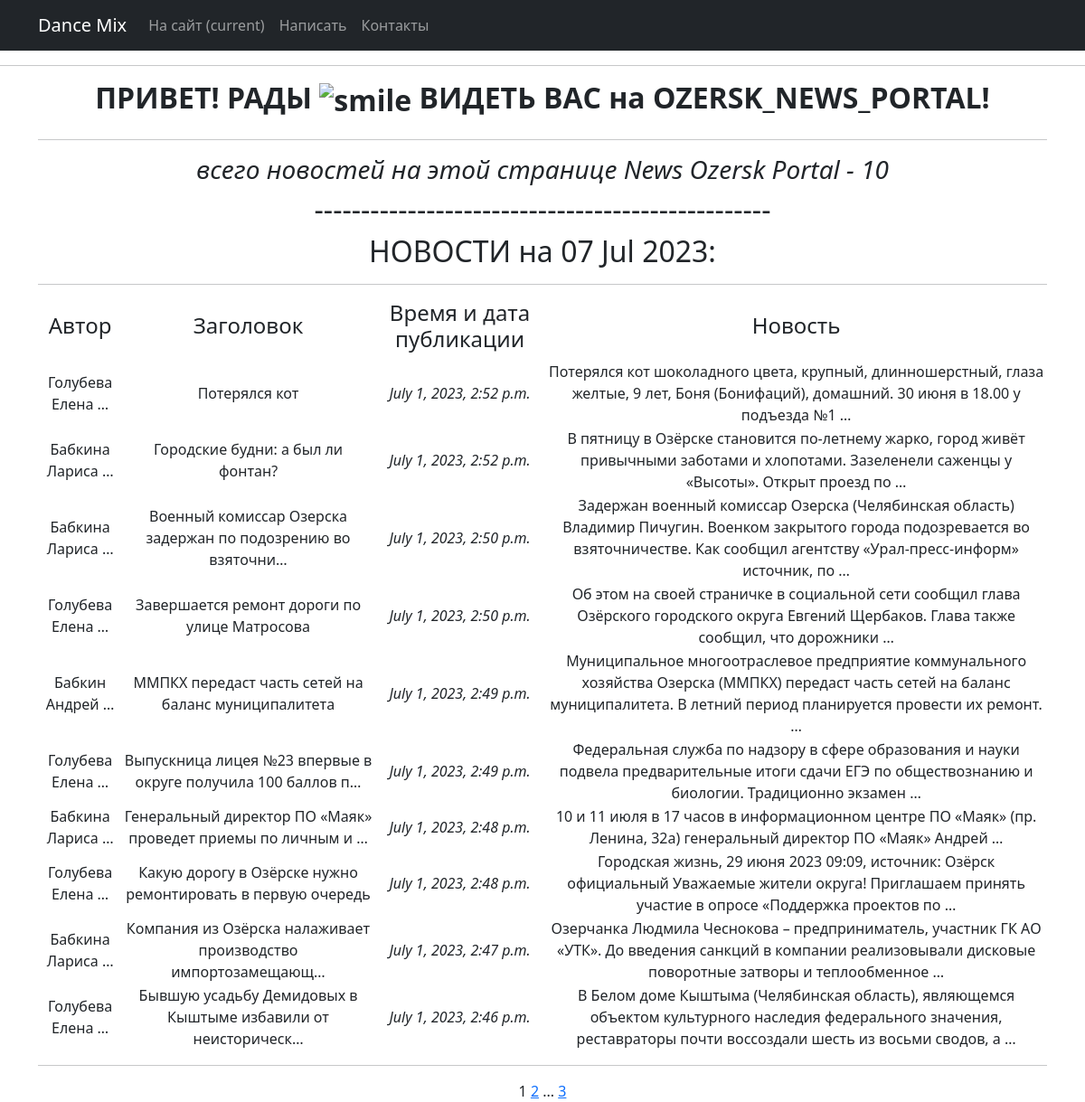
Page /news/ on the committed database.
### News_from_Ozersk/models.py (models this page shows, shortened)
class New(models.Model):         # Новости для нашей витрины
    ARTICLE = 'AR'
    NEWS = 'NE'
    TYPE = [
        (ARTICLE, 'Статья'),
        (NEWS, 'Новость'),
    ]
    post_type = models.CharField(
        max_length=2,
        choices=TYPE,
        default=NEWS,
    )
    name = models.CharField(
        max_length=64,
        unique=True,              # названия новостей не должны повторяться
    )
    time_in = models.DateTimeField(auto_now_add=True)
    textPost = models.TextField()
    author = models.ForeignKey(Author1, on_delete=models.CASCADE)
    category = models.ForeignKey(Category, on_delete=models.CASCADE, related_name='news')

class Author1(models.Model):
    name = models.CharField(max_length=100)
    def __str__(self):
       return self.name.title()

### News_from_Ozersk/views.py (the view)
# urls.py: path('news/', NewsList.as_view(), name='new_list'),
class NewsList(ListView):
    model = New                      # Указываем модель, объекты которой мы будем выводить
    ordering = '-time_in'            # Поле, которое будет использоваться для сортировки объектов
    template_name = 'news.html'      # Указываем имя шаблона, в котором будут все инструкции о том,
    context_object_name = 'news'     # Это имя списка, в котором будут лежать все объекты.
    paginate_by = 10                  # вот так мы можем указать количество записей на странице
    def get_queryset(self):
        queryset = super().get_queryset()
        self.filterset = NewFilter(self.request.GET, queryset)
        return self.filterset.qs
    def get_context_data(self, **kwargs):
        context = super().get_context_data(**kwargs)
        context['filterset'] = self.filterset
        context['time_now'] = datetime.utcnow()
        return context

### News_from_Ozersk/templatetags/custom_filters.py (called while the page is built)
@register.filter()
def censor(value):
   stop_list = ['погода', 'бал', 'год']
   post_list = value.split()
   post_clean = []
   for clean in post_list:
      if clean in stop_list:
         clean = clean[0]+'*'*(len(clean)-1)
         post_clean.append(clean)
      else:
         post_clean.append(clean)
   return f'{" ".join(post_clean)}'

### News_from_Ozersk/templatetags/custom_tags.py (called while the page is built)
@register.simple_tag(takes_context=True)
def url_replace(context, **kwargs):
   d = context['request'].GET.copy()
   for k, v in kwargs.items():
       d[k] = v
   return d.urlencode()

### templates/news.html (shortened to what this page needs)
{% extends 'flatpages/default.html' %}
{% load custom_filters %}
{% load custom_tags %}
{% block content %}
    <hr>
    <i><h3>всего новостей на этой странице News Ozersk Portal - {{ news|length }} </h3></i>
    <h2>-------------------------------------------------</h2>
    <h2>НОВОСТИ на {{ time_now|date:'d M Y' }}:</h2>
   <hr>
   {% if news %}
       <table>
           <tr>
               <td><h4>Автор</h4></td>
               <td><h4>Заголовок</h4></td>
               <td><h4>Время и дата публикации</h4></td>
               <td><h4>Новость</h4></td>
           </tr>
           {% for new in news %}
           <tr>
               <td>{{ new.author|truncatewords:2 }}</td>
               <td>{{ new.name|censor|truncatechars:60 }}</td>
               <td><i>{{ new.time_in }}</i></td>
               <td>{{ new.textPost|censor|truncatewords:20 }}</td>
           </tr>
           {% endfor %}
       </table>
    <hr>
   {% else %}
       <h2>СЕГОДНЯ ХОРОШИЙ ДЕНЬ - НОВОСТЕЙ НЕТ!</h2>
   {% endif %}
   {{ page_obj.number }}
   {% if page_obj.has_next %}
       <a href="?{% url_replace page=page_obj.next_page_number %}">{{ page_obj.next_page_number }}</a>
       {% if paginator.num_pages != page_obj.next_page_number %}
           ...
           <a href="?{% url_replace page=page_obj.paginator.num_pages %}">{{ page_obj.paginator.num_pages }}</a>
       {% endif %}
   {% endif %}
{% endblock content %}

### templates/flatpages/default.html (shortened to what this page needs)
<!DOCTYPE html>
<html lang="en">
    <head>
        {% load static %}
        <link href="{% static 'css/styles.css' %}" rel="stylesheet" />
    </head>
    <body>
        <nav class="navbar navbar-expand-lg navbar-dark bg-dark static-top">
            <div class="container">
                <a class="navbar-brand" href="#">Dance Mix</a>
                <div class="collapse navbar-collapse" id="navbarResponsive">
                     <ul class="navbar-nav ml-auto">
                        <li class="nav-item active">
                            <a class="nav-link" href="#">На сайт
                                <span class="sr-only">(current)</span>
                            </a>
                        </li>
                        <li class="nav-item">
                            <a class="nav-link" href="/about/">Написать</a>
                        </li>
                        <li class="nav-item">
                            <a class="nav-link" href="/contacts/">Контакты</a>
                        </li>
                     </ul>
                </div>
            </div>
        </nav>
<div><hr />
<h2 style="text-align: center;"><strong>ПРИВЕТ! РАДЫ <img src="https://html5-editor.net/tinymce/plugins/emoticons/img/smiley-smile.gif" alt="smile" width="27" height="27" /> ВИДЕТЬ ВАС&nbsp;на&nbsp;OZERSK_NEWS_PORTAL!</strong></h2>
</div>
        <div class="container">
            <div class="row">
                <div class="col-lg-12 text-center">
                    {% block content %}{% endblock content %}
                 </div>
            </div>
        </div>
    </body>
</html>

### rows in the picture
New: author "Голубева Елена …", name|censor "Потерялся кот", time_in "July 1, 2023, 2:52 p.m.", textPost|censor "Потерялся кот шоколадного цвета, крупный, длинношерстный, глаза желтые, 9 лет, Боня (Бонифаций), домашний. 30 июня в 18.00 у подъезда №1 …"
New: author "Бабкина Лариса …", name|censor "Городские будни: а был ли фонтан?", time_in "July 1, 2023, 2:52 p.m.", textPost|censor "В пятницу в Озёрске становится по-летнему жарко, город живёт привычными заботами и хлопотами. Зазеленели саженцы у «Высоты». Открыт проезд по …"
New: author "Бабкина Лариса …", name|censor "Военный комиссар Озерска задержан по подозрению во взяточни…", time_in "July 1, 2023, 2:50 p.m.", textPost|censor "Задержан военный комиссар Озерска (Челябинская область) Владимир Пичугин. Военком закрытого города подозревается во взяточничестве. Как сообщил агентству «Урал-пресс-информ» источник, по …"
New: author "Голубева Елена …", name|censor "Завершается ремонт дороги по улице Матросова", time_in "July 1, 2023, 2:50 p.m.", textPost|censor "Об этом на своей страничке в социальной сети сообщил глава Озёрского городского округа Евгений Щербаков. Глава также сообщил, что дорожники …"
New: author "Бабкин Андрей …", name|censor "ММПКХ передаст часть сетей на баланс муниципалитета", time_in "July 1, 2023, 2:49 p.m.", textPost|censor "Муниципальное многоотраслевое предприятие коммунального хозяйства Озерска (ММПКХ) передаст часть сетей на баланс муниципалитета. В летний период планируется провести их ремонт. …"
New: author "Голубева Елена …", name|censor "Выпускница лицея №23 впервые в округе получила 100 баллов п…", time_in "July 1, 2023, 2:49 p.m.", textPost|censor "Федеральная служба по надзору в сфере образования и науки подвела предварительные итоги сдачи ЕГЭ по обществознанию и биологии. Традиционно экзамен …"
New: author "Бабкина Лариса …", name|censor "Генеральный директор ПО «Маяк» проведет приемы по личным и …", time_in "July 1, 2023, 2:48 p.m.", textPost|censor "10 и 11 июля в 17 часов в информационном центре ПО «Маяк» (пр. Ленина, 32а) генеральный директор ПО «Маяк» Андрей …"
New: author "Голубева Елена …", name|censor "Какую дорогу в Озёрске нужно ремонтировать в первую очередь", time_in "July 1, 2023, 2:48 p.m.", textPost|censor "Городская жизнь, 29 июня 2023 09:09, источник: Озёрск официальный Уважаемые жители округа! Приглашаем принять участие в опросе «Поддержка проектов по …"
New: author "Бабкина Лариса …", name|censor "Компания из Озёрска налаживает производство импортозамещающ…", time_in "July 1, 2023, 2:47 p.m.", textPost|censor "Озерчанка Людмила Чеснокова – предприниматель, участник ГК АО «УТК». До введения санкций в компании реализовывали дисковые поворотные затворы и теплообменное …"
New: author "Голубева Елена …", name|censor "Бывшую усадьбу Демидовых в Кыштыме избавили от неисторическ…", time_in "July 1, 2023, 2:46 p.m.", textPost|censor "В Белом доме Кыштыма (Челябинская область), являющемся объектом культурного наследия федерального значения, реставраторы почти воссоздали шесть из восьми сводов, а …"

### other values in the picture
{{ news|length }} "10"
{{ time_now|date:'d M Y' }} "07 Jul 2023"
{{ page_obj.number }} "1"
{{ page_obj.next_page_number }} "2"
{{ page_obj.paginator.num_pages }} "3"
